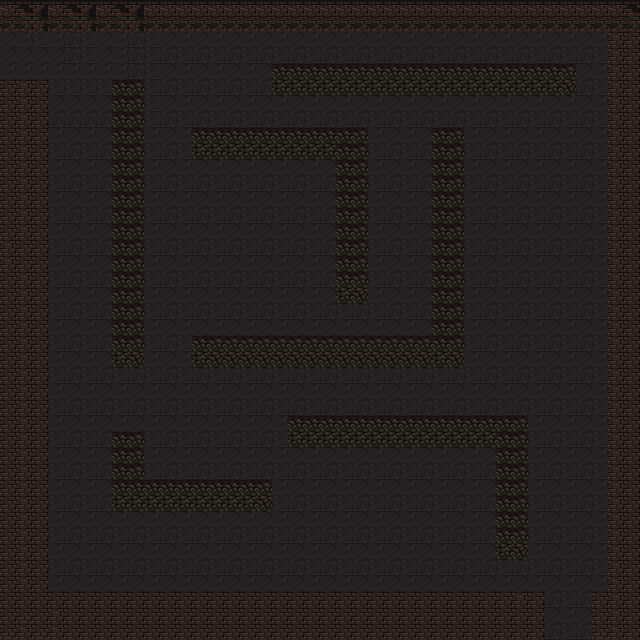

Below is a game level as drawn by its tile map, then a one-line description and the .tmx that defines it (tile-layer data replaced by summaries):
An orthogonal 40x40 tile map with 16x16 px tiles, 2 tile layers (floor, Wall) and 45 objects.

<map version="1.10" tiledversion="1.11.1" orientation="orthogonal" renderorder="right-down" width="40" height="40" tilewidth="16" tileheight="16" infinite="0" nextlayerid="16" nextobjectid="58">
 <tileset firstgid="1" source="mainlevbuild.tsx" />
 <layer id="1" name="floor" width="40" height="40">
  <data>[1600 cells, 1600 non-empty, 10 distinct tile ids]</data>
 </layer>
 <layer id="2" name="Wall" width="40" height="40">
  <data>[1600 cells, 589 non-empty, 16 distinct tile ids]</data>
 </layer>
 <objectgroup id="9" name="background" visible="0" />
 <objectgroup id="3" name="bricks" visible="0">
  <object id="1" x="0" y="0" width="640" height="32" />
  <object id="2" x="608" y="32" width="32" height="560" />
  <object id="3" x="592" y="592" width="48" height="48" />
  <object id="4" x="0" y="592" width="544" height="48" />
  <object id="5" x="0" y="80" width="48" height="512" />
  <object id="6" x="112" y="80" width="32" height="288" />
  <object id="7" x="112" y="432" width="32" height="80" />
  <object id="8" x="144" y="480" width="128" height="32" />
  <object id="9" x="288" y="416" width="240" height="32" />
  <object id="10" x="496" y="448" width="32" height="112" />
  <object id="11" x="192" y="336" width="272" height="32" />
  <object id="12" x="432" y="128" width="32" height="208" />
  <object id="13" x="192" y="128" width="176" height="32" />
  <object id="14" x="336" y="160" width="32" height="144" />
  <object id="15" x="272" y="64" width="304" height="32" />
 </objectgroup>
 <objectgroup id="14" name="trap">
  <object id="45" x="335.167" y="304.674" width="32" height="32" />
  <object id="46" x="65.2164" y="177.497" width="32" height="32" />
  <object id="47" x="65.7778" y="255.251" width="32" height="32" />
  <object id="48" x="176" y="224" width="32" height="32" />
  <object id="49" x="370.246" y="24.5146" width="32" height="32" />
  <object id="50" x="384.749" y="127.251" width="32" height="32" />
  <object id="51" x="528" y="128" width="32" height="32" />
  <object id="52" x="230.269" y="381.474" width="32" height="32" />
  <object id="53" x="65.9649" y="397.754" width="32" height="32" />
  <object id="54" x="192" y="528" width="32" height="32" />
  <object id="55" x="560" y="432" width="32" height="32" />
 </objectgroup>
 <objectgroup id="10" name="keys" visible="0">
  <object id="35" x="144" y="48" width="32" height="32" />
 </objectgroup>
 <objectgroup id="11" name="scoreups" visible="0">
  <object id="36" x="384" y="192" width="32" height="32" />
 </objectgroup>
 <objectgroup id="12" name="speedups" visible="0">
  <object id="32" x="496" y="256" width="32" height="32" />
  <object id="33" x="560" y="288" width="32" height="32" />
  <object id="34" x="176" y="400" width="32" height="32" />
 </objectgroup>
 <objectgroup id="13" name="hearts" visible="0">
  <object id="30" x="64" y="128" width="32" height="32" />
  <object id="31" x="240" y="272" width="32" height="32" />
  <object id="37" x="496" y="352" width="32" height="32" />
 </objectgroup>
 <objectgroup id="6" name="monsterSpawns" visible="0">
  <object id="19" x="496" y="176" width="48" height="48" />
  <object id="20" x="208" y="192" width="48" height="48" />
  <object id="21" x="320" y="480" width="48" height="48" />
  <object id="22" x="416" y="480" width="48" height="48" />
  <object id="23" x="64" y="320" width="48" height="48" />
  <object id="24" x="192" y="64" width="48" height="48" />
 </objectgroup>
 <objectgroup id="4" name="enterDoor" visible="0">
  <object id="28" x="0" y="32" width="48" height="48" />
 </objectgroup>
 <objectgroup id="8" name="exitDoor" visible="0">
  <object id="29" x="544" y="592" width="48" height="48" />
 </objectgroup>
 <objectgroup id="15" name="ghosts">
  <object id="56" x="55.7636" y="549.347" width="27.1282" height="25.6211" />
  <object id="57" x="148.452" y="83.6454" width="27.8818" height="24.114" />
 </objectgroup>
 <objectgroup id="5" name="Josh" visible="0">
  <object id="18" x="48" y="32" width="48" height="48" />
 </objectgroup>
</map>
